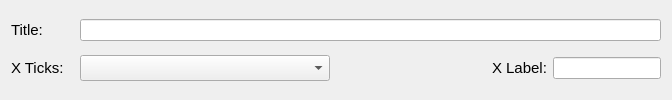
         <widget class="QFrame" name="frame_7">
          <property name="frameShape">
           <enum>QFrame::NoFrame</enum>
          </property>
          <property name="frameShadow">
           <enum>QFrame::Plain</enum>
          </property>
          <layout class="QGridLayout" name="gridLayout_22">
           <item row="0" column="0">
            <widget class="QLabel" name="wiki_graphs_title_label">
             <property name="font">
              <font>
               <pointsize>11</pointsize>
              </font>
             </property>
             <property name="text">
              <string>Title:      </string>
             </property>
            </widget>
           </item>
           <item row="1" column="0" colspan="2">
            <widget class="QLabel" name="wiki_graphs_label_label">
             <property name="font">
              <font>
               <pointsize>11</pointsize>
              </font>
             </property>
             <property name="text">
              <string>X Ticks:</string>
             </property>
            </widget>
           </item>
           <item row="1" column="2">
            <widget class="QComboBox" name="cb_wiki_graphs_label">
             <property name="minimumSize">
              <size>
               <width>250</width>
               <height>0</height>
              </size>
             </property>
             <property name="font">
              <font>
               <pointsize>11</pointsize>
              </font>
             </property>
            </widget>
           </item>
           <item row="1" column="3">
            <spacer name="horizontalSpacer_15">
             <property name="orientation">
              <enum>Qt::Horizontal</enum>
             </property>
             <property name="sizeType">
              <enum>QSizePolicy::Minimum</enum>
             </property>
             <property name="sizeHint" stdset="0">
              <size>
               <width>150</width>
               <height>20</height>
              </size>
             </property>
            </spacer>
           </item>
           <item row="1" column="4">
            <widget class="QLabel" name="wiki_graphs_xlabel_label">
             <property name="font">
              <font>
               <pointsize>11</pointsize>
              </font>
             </property>
             <property name="text">
              <string>X Label:</string>
             </property>
            </widget>
           </item>
           <item row="1" column="5">
            <widget class="QLineEdit" name="wiki_graphs_xlabel">
             <property name="text">
              <string/>
             </property>
            </widget>
           </item>
           <item row="0" column="2" colspan="4">
            <widget class="QLineEdit" name="wiki_graphs_title">
             <property name="text">
              <string/>
             </property>
            </widget>
           </item>
          </layout>
         </widget>
